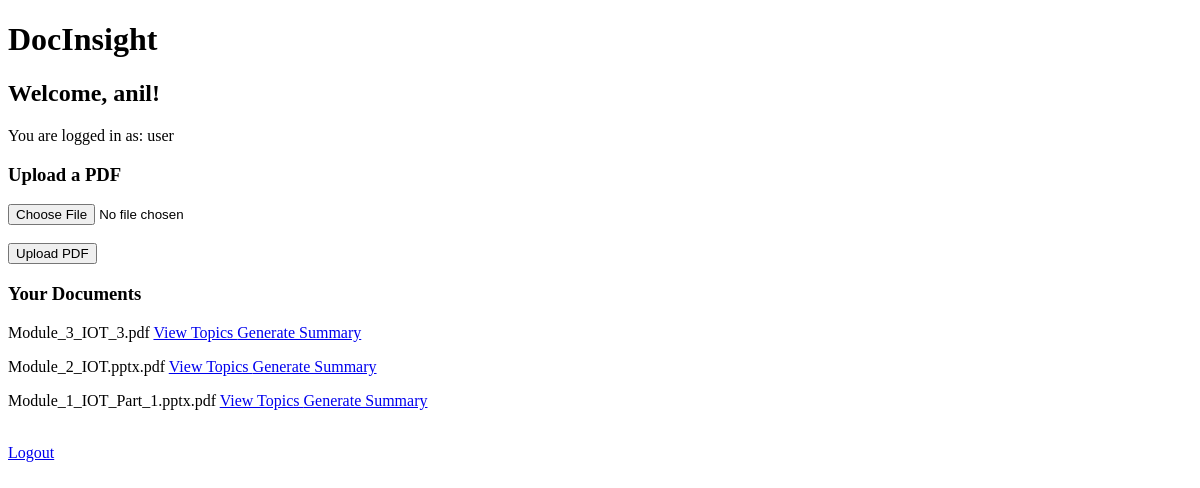
Before: /dashboard (signed in) with the older database file.
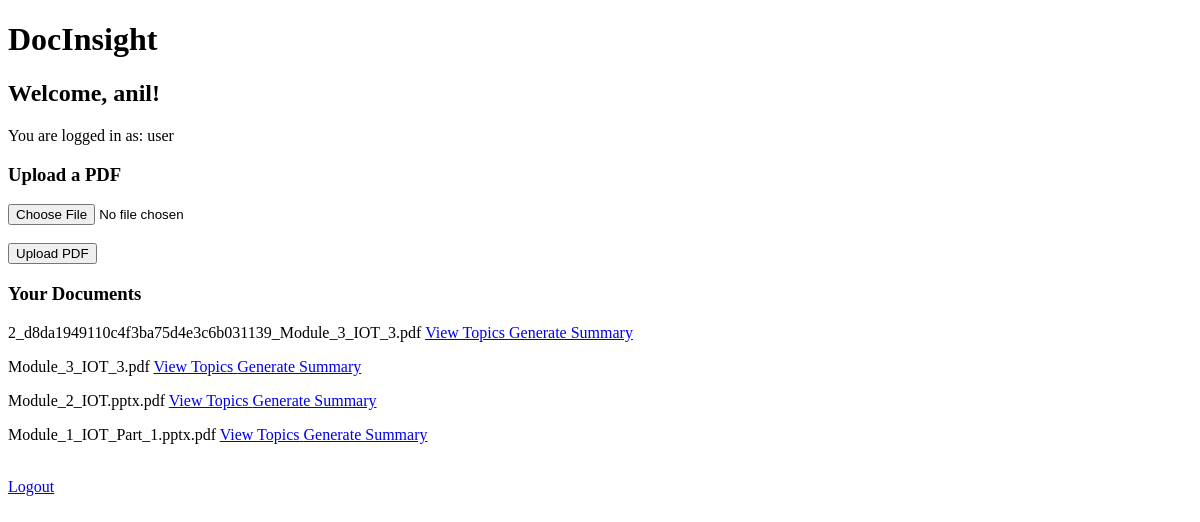
After: the same page with the newer database file.
### tables this page shows
CREATE TABLE documents (
        document_id INTEGER PRIMARY KEY AUTOINCREMENT,
        user_id INTEGER NOT NULL,
        filename TEXT NOT NULL,
        uploaded_at TIMESTAMP DEFAULT CURRENT_TIMESTAMP, extracted_text TEXT,
        FOREIGN KEY (user_id) REFERENCES users(user_id)
    );

### app.py (the view)
@app.route("/dashboard")
def dashboard():
    if "user_id" not in session:
        return redirect(url_for("login"))
    connection = get_db_connection()
    documents = connection.execute(
        """
        SELECT document_id, filename, uploaded_at
        FROM documents
        WHERE user_id = ?
        ORDER BY document_id DESC
        """,
        (session["user_id"],)
    ).fetchall()
    connection.close()
    return render_template(
        "dashboard.html",
        name=session["name"],
        role=session["role"],
        documents=documents
    )

### database.py (called while the page is built)
def get_db_connection():
    connection = sqlite3.connect(DATABASE)
    connection.row_factory = sqlite3.Row
    return connection

### templates/dashboard.html (shortened to what this page needs)
<!DOCTYPE html>
<html lang="en">
<head>
</head>
<body>
    <h1>DocInsight</h1>
    <h2>Welcome, {{ name }}!</h2>
    <p>You are logged in as: {{ role }}</p>
    <h3>Upload a PDF</h3>
    <form method="POST" action="/upload" enctype="multipart/form-data">
        <input type="file" name="document" accept=".pdf" required>
        <br><br>
        <button type="submit">Upload PDF</button>
        <h3>Your Documents</h3>
{% if documents %}
    {% for document in documents %}
        <p>
            {{ document["filename"] }}
            <a href="{{ url_for('topics', document_id=document['document_id']) }}">
                View Topics
            <a href="{{ url_for('document_summary', document_id=document['document_id']) }}">
                Generate Summary
</a>
            </a>
        </p>
    {% endfor %}
{% else %}
    <p>No documents uploaded yet.</p>
{% endif %}
    </form>
    <br>
    <a href="/logout">Logout</a>
</body>
</html>

Changed rows visible on the page:
added documents: filename "2_d8da1949110c4f3ba75d4e3c6b031139_Module_3_IOT_3.pdf"
